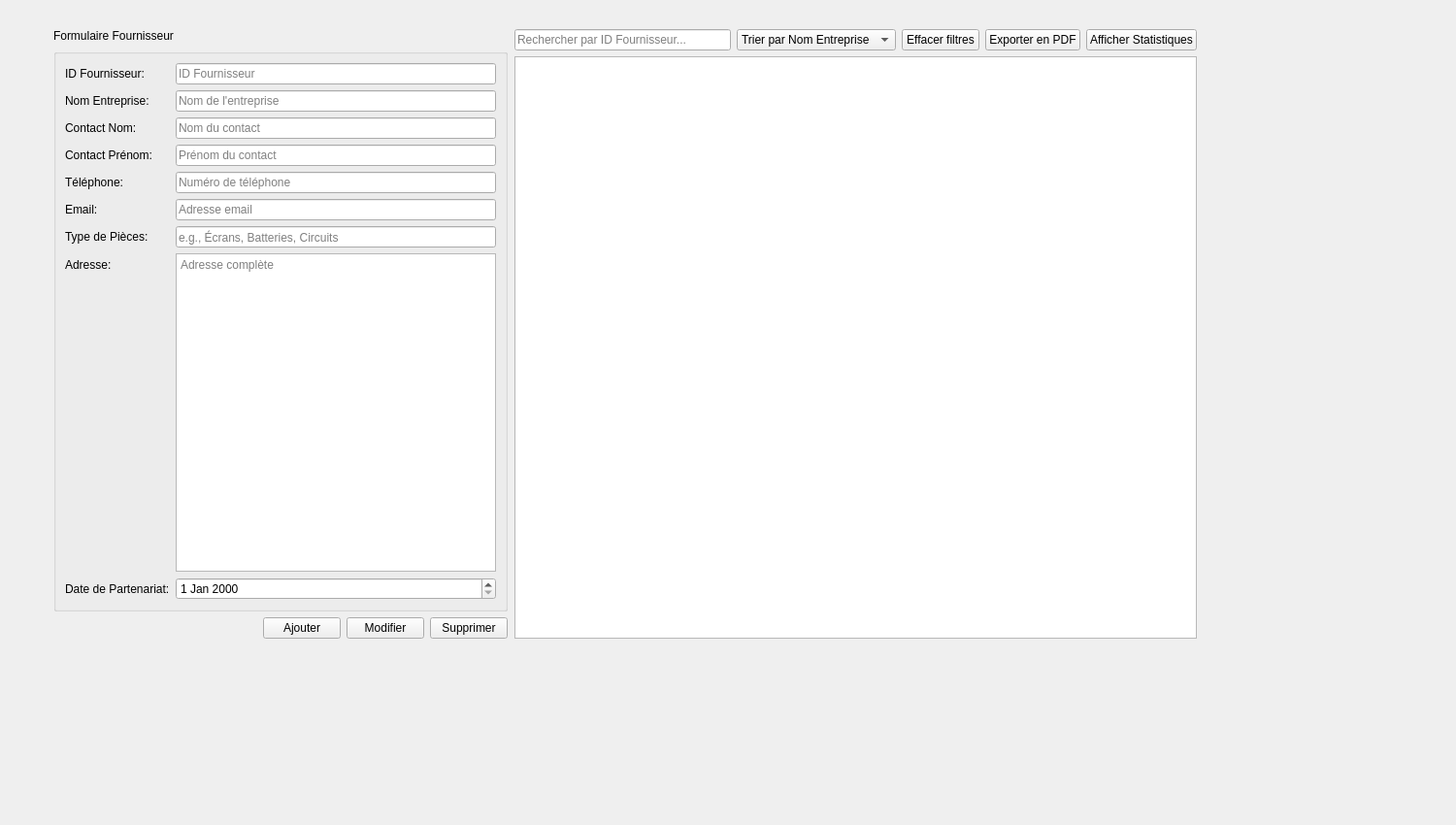
<?xml version="1.0" encoding="UTF-8"?>
<ui version="4.0">
 <class>FournisseurWidget</class>
 <widget class="QWidget" name="FournisseurWidget">
  <property name="geometry">
   <rect>
    <x>0</x>
    <y>0</y>
    <width>1500</width>
    <height>850</height>
   </rect>
  </property>
  <widget class="QWidget" name="rightPane">
   <property name="geometry">
    <rect>
     <x>530</x>
     <y>30</y>
     <width>703</width>
     <height>628</height>
    </rect>
   </property>
   <layout class="QVBoxLayout" name="verticalLayout_right">
    <item>
     <layout class="QHBoxLayout" name="layoutFilters">
      <item>
       <widget class="QLineEdit" name="leSearch">
        <property name="placeholderText">
         <string>Rechercher par ID Fournisseur...</string>
        </property>
       </widget>
      </item>
      <item>
       <widget class="QComboBox" name="cbTri">
        <item>
         <property name="text">
          <string>Trier par Nom Entreprise</string>
         </property>
        </item>
       </widget>
      </item>
      <item>
       <widget class="QPushButton" name="btnClearFilter">
        <property name="text">
         <string>Effacer filtres</string>
        </property>
       </widget>
      </item>
      <item>
       <widget class="QPushButton" name="btnExportPDF">
        <property name="text">
         <string>Exporter en PDF</string>
        </property>
       </widget>
      </item>
      <item>
       <widget class="QPushButton" name="btnStatistiques">
        <property name="text">
         <string>Afficher Statistiques</string>
        </property>
       </widget>
      </item>
     </layout>
    </item>
    <item>
     <widget class="QTableWidget" name="tableFournisseurs"/>
    </item>
   </layout>
  </widget>
  <widget class="QWidget" name="leftPane">
   <property name="geometry">
    <rect>
     <x>55</x>
     <y>30</y>
     <width>468</width>
     <height>628</height>
    </rect>
   </property>
   <layout class="QVBoxLayout" name="verticalLayout_left">
    <item>
     <widget class="QLabel" name="formTitle">
      <property name="text">
       <string>Formulaire Fournisseur</string>
      </property>
     </widget>
    </item>
    <item>
     <widget class="QGroupBox" name="groupBox">
      <property name="title">
       <string/>
      </property>
      <layout class="QFormLayout" name="formLayout">
       <item row="0" column="0">
        <widget class="QLabel" name="label_id">
         <property name="text">
          <string>ID Fournisseur:</string>
         </property>
        </widget>
       </item>
       <item row="0" column="1">
        <widget class="QLineEdit" name="leId">
         <property name="placeholderText">
          <string>ID Fournisseur</string>
         </property>
        </widget>
       </item>
       <item row="1" column="0">
        <widget class="QLabel" name="label_nom_entreprise">
         <property name="text">
          <string>Nom Entreprise:</string>
         </property>
        </widget>
       </item>
       <item row="1" column="1">
        <widget class="QLineEdit" name="leNomEntreprise">
         <property name="placeholderText">
          <string>Nom de l'entreprise</string>
         </property>
        </widget>
       </item>
       <item row="2" column="0">
        <widget class="QLabel" name="label_contact_nom">
         <property name="text">
          <string>Contact Nom:</string>
         </property>
        </widget>
       </item>
       <item row="2" column="1">
        <widget class="QLineEdit" name="leContactNom">
         <property name="placeholderText">
          <string>Nom du contact</string>
         </property>
        </widget>
       </item>
       <item row="3" column="0">
        <widget class="QLabel" name="label_contact_prenom">
         <property name="text">
          <string>Contact Prénom:</string>
         </property>
        </widget>
       </item>
       <item row="3" column="1">
        <widget class="QLineEdit" name="leContactPrenom">
         <property name="placeholderText">
          <string>Prénom du contact</string>
         </property>
        </widget>
       </item>
       <item row="4" column="0">
        <widget class="QLabel" name="label_telephone">
         <property name="text">
          <string>Téléphone:</string>
         </property>
        </widget>
       </item>
       <item row="4" column="1">
        <widget class="QLineEdit" name="leTelephone">
         <property name="placeholderText">
          <string>Numéro de téléphone</string>
         </property>
        </widget>
       </item>
       <item row="5" column="0">
        <widget class="QLabel" name="label_email">
         <property name="text">
          <string>Email:</string>
         </property>
        </widget>
       </item>
       <item row="5" column="1">
        <widget class="QLineEdit" name="leEmail">
         <property name="placeholderText">
          <string>Adresse email</string>
         </property>
        </widget>
       </item>
       <item row="6" column="0">
        <widget class="QLabel" name="label_type_pieces">
         <property name="text">
          <string>Type de Pièces:</string>
         </property>
        </widget>
       </item>
       <item row="6" column="1">
        <widget class="QLineEdit" name="leTypePieces">
         <property name="placeholderText">
          <string>e.g., Écrans, Batteries, Circuits</string>
         </property>
        </widget>
       </item>
       <item row="7" column="0">
        <widget class="QLabel" name="label_adresse">
         <property name="text">
          <string>Adresse:</string>
         </property>
        </widget>
       </item>
       <item row="7" column="1">
        <widget class="QTextEdit" name="teAdresse">
         <property name="placeholderText">
          <string>Adresse complète</string>
         </property>
        </widget>
       </item>
       <item row="8" column="0">
        <widget class="QLabel" name="label_date_partenariat">
         <property name="text">
          <string>Date de Partenariat:</string>
         </property>
        </widget>
       </item>
       <item row="8" column="1">
        <widget class="QDateEdit" name="deDatePartenariat"/>
       </item>
      </layout>
     </widget>
    </item>
    <item>
     <layout class="QHBoxLayout" name="horizontalLayout_btns">
      <item>
       <spacer name="hspacer">
        <property name="orientation">
         <enum>Qt::Orientation::Horizontal</enum>
        </property>
        <property name="sizeHint" stdset="0">
         <size>
          <width>0</width>
          <height>0</height>
         </size>
        </property>
       </spacer>
      </item>
      <item>
       <widget class="QPushButton" name="btnAjouter">
        <property name="text">
         <string>Ajouter</string>
        </property>
       </widget>
      </item>
      <item>
       <widget class="QPushButton" name="btnModifier">
        <property name="text">
         <string>Modifier</string>
        </property>
       </widget>
      </item>
      <item>
       <widget class="QPushButton" name="btnSupprimer">
        <property name="text">
         <string>Supprimer</string>
        </property>
       </widget>
      </item>
     </layout>
    </item>
   </layout>
  </widget>
 </widget>
 <resources/>
 <connections/>
</ui>
